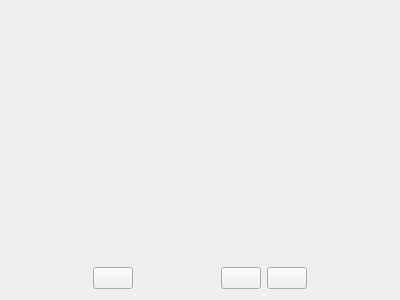
<?xml version="1.0" encoding="UTF-8"?>
<ui version="4.0">
 <class>PreviewImageClass</class>
 <widget class="QWidget" name="PreviewImageClass">
  <property name="geometry">
   <rect>
    <x>0</x>
    <y>0</y>
    <width>400</width>
    <height>300</height>
   </rect>
  </property>
  <property name="sizePolicy">
   <sizepolicy hsizetype="Expanding" vsizetype="Expanding">
    <horstretch>0</horstretch>
    <verstretch>0</verstretch>
   </sizepolicy>
  </property>
  <property name="windowTitle">
   <string>Form</string>
  </property>
  <layout class="QVBoxLayout" name="verticalLayout_2">
   <item>
    <widget class="QLabel" name="title">
     <property name="font">
      <font>
       <pointsize>10</pointsize>
       <bold>true</bold>
      </font>
     </property>
     <property name="styleSheet">
      <string notr="true"/>
     </property>
     <property name="text">
      <string/>
     </property>
     <property name="alignment">
      <set>Qt::AlignCenter</set>
     </property>
    </widget>
   </item>
   <item>
    <widget class="QLabel" name="imgLabel">
     <property name="sizePolicy">
      <sizepolicy hsizetype="Expanding" vsizetype="Expanding">
       <horstretch>0</horstretch>
       <verstretch>0</verstretch>
      </sizepolicy>
     </property>
     <property name="minimumSize">
      <size>
       <width>0</width>
       <height>0</height>
      </size>
     </property>
     <property name="layoutDirection">
      <enum>Qt::LeftToRight</enum>
     </property>
     <property name="text">
      <string/>
     </property>
     <property name="alignment">
      <set>Qt::AlignCenter</set>
     </property>
    </widget>
   </item>
   <item>
    <spacer name="horizontalSpacer">
     <property name="orientation">
      <enum>Qt::Horizontal</enum>
     </property>
     <property name="sizeHint" stdset="0">
      <size>
       <width>40</width>
       <height>7</height>
      </size>
     </property>
    </spacer>
   </item>
   <item>
    <layout class="QHBoxLayout" name="horizontalLayout">
     <item>
      <spacer name="horizontalSpacer_3">
       <property name="orientation">
        <enum>Qt::Horizontal</enum>
       </property>
       <property name="sizeHint" stdset="0">
        <size>
         <width>40</width>
         <height>20</height>
        </size>
       </property>
      </spacer>
     </item>
     <item alignment="Qt::AlignRight">
      <widget class="QPushButton" name="saveButton">
       <property name="text">
        <string/>
       </property>
      </widget>
     </item>
     <item>
      <spacer name="horizontalSpacer_4">
       <property name="orientation">
        <enum>Qt::Horizontal</enum>
       </property>
       <property name="sizeHint" stdset="0">
        <size>
         <width>10</width>
         <height>20</height>
        </size>
       </property>
      </spacer>
     </item>
     <item alignment="Qt::AlignLeft">
      <widget class="QPushButton" name="processButton">
       <property name="text">
        <string/>
       </property>
      </widget>
     </item>
     <item alignment="Qt::AlignLeft">
      <widget class="QPushButton" name="nextImageButton">
       <property name="text">
        <string/>
       </property>
      </widget>
     </item>
     <item>
      <spacer name="horizontalSpacer_2">
       <property name="orientation">
        <enum>Qt::Horizontal</enum>
       </property>
       <property name="sizeHint" stdset="0">
        <size>
         <width>40</width>
         <height>20</height>
        </size>
       </property>
      </spacer>
     </item>
    </layout>
   </item>
  </layout>
 </widget>
 <resources/>
 <connections/>
 <slots>
  <slot>chooseFile()</slot>
  <slot>reset()</slot>
 </slots>
</ui>
